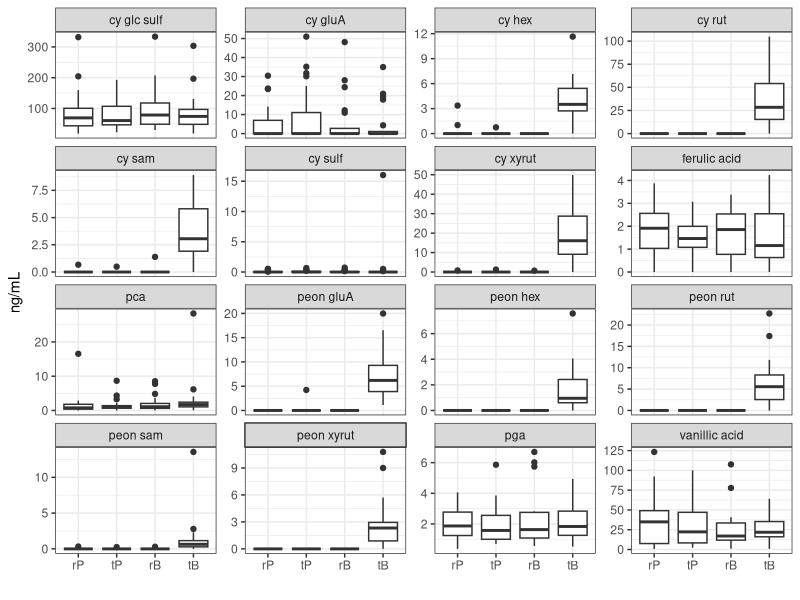
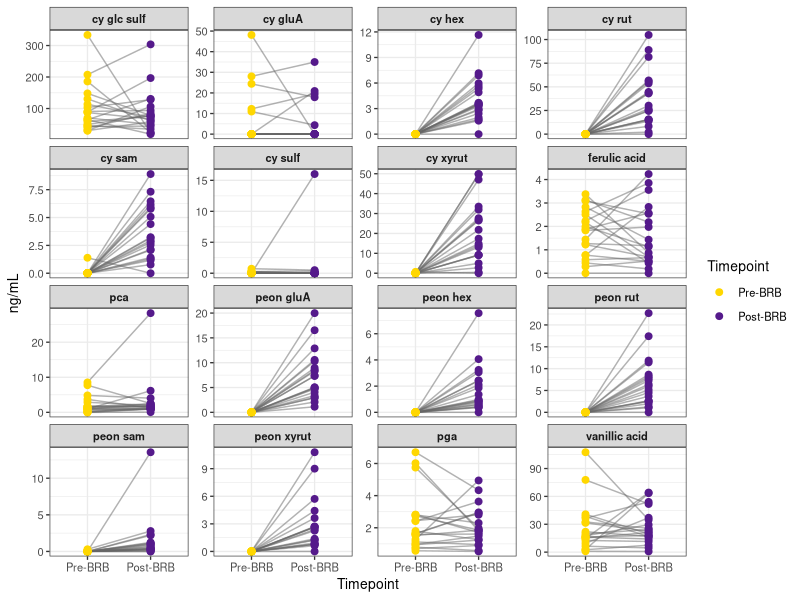
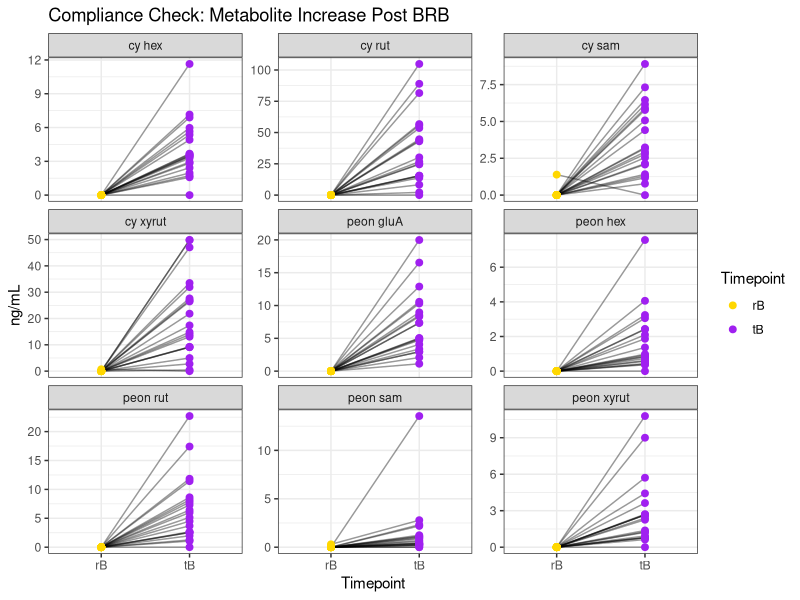
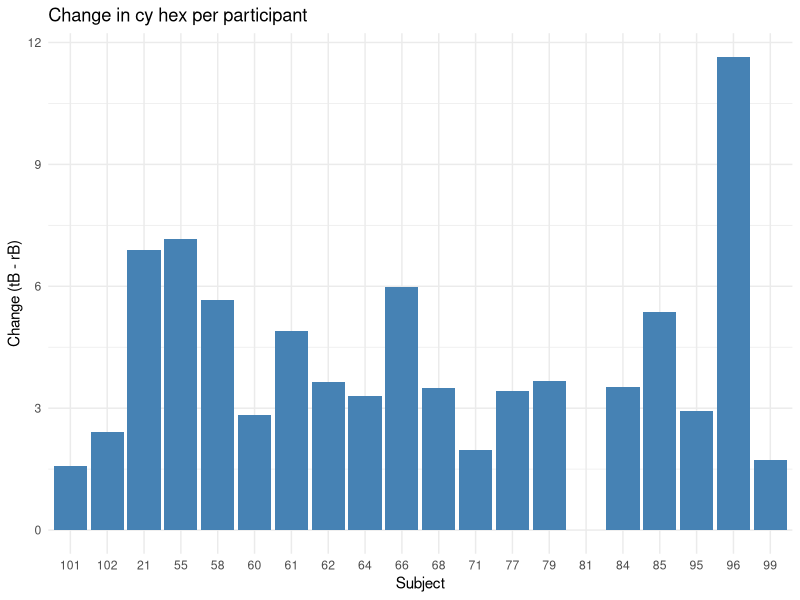
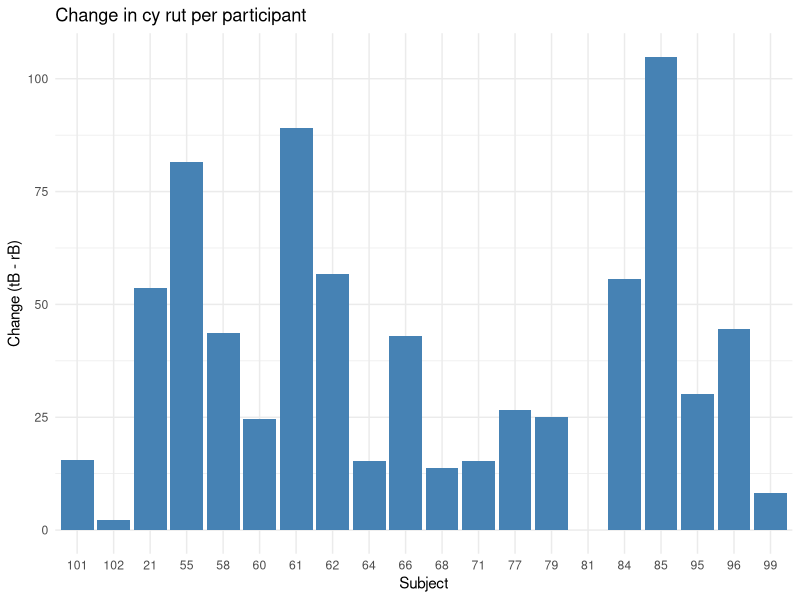
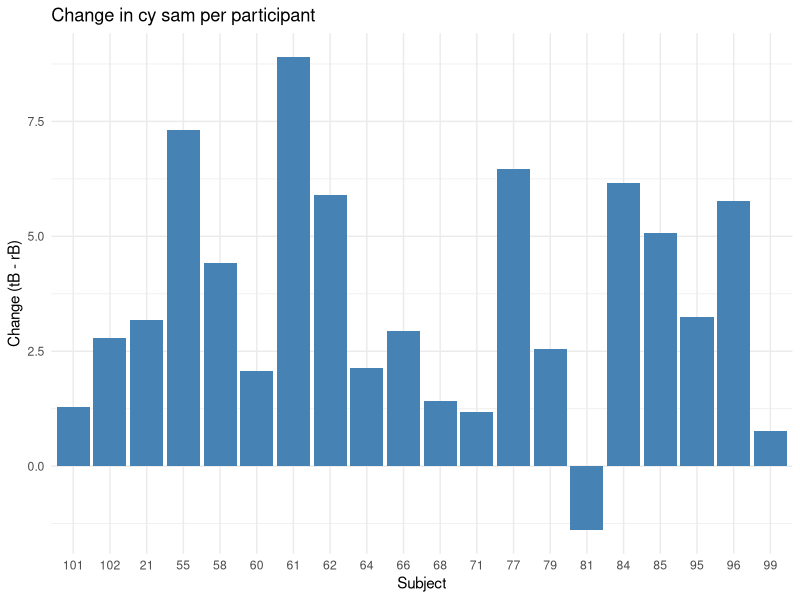
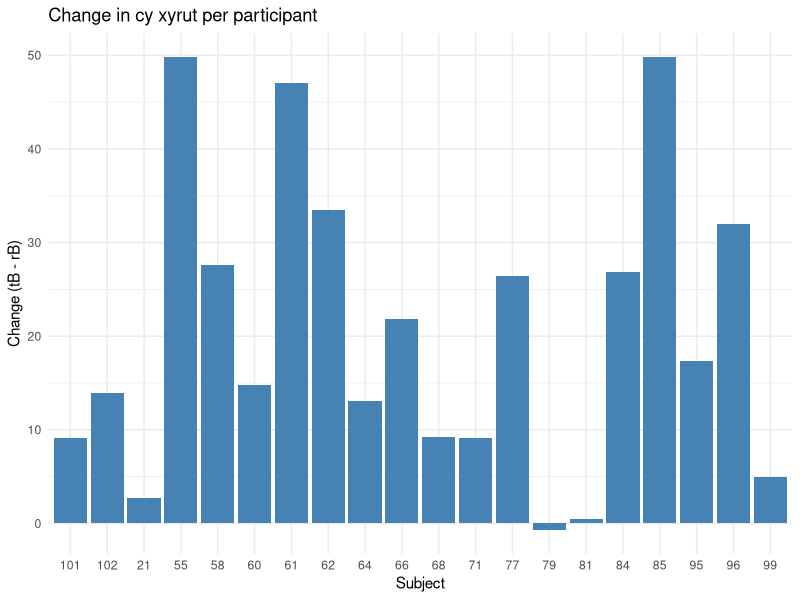
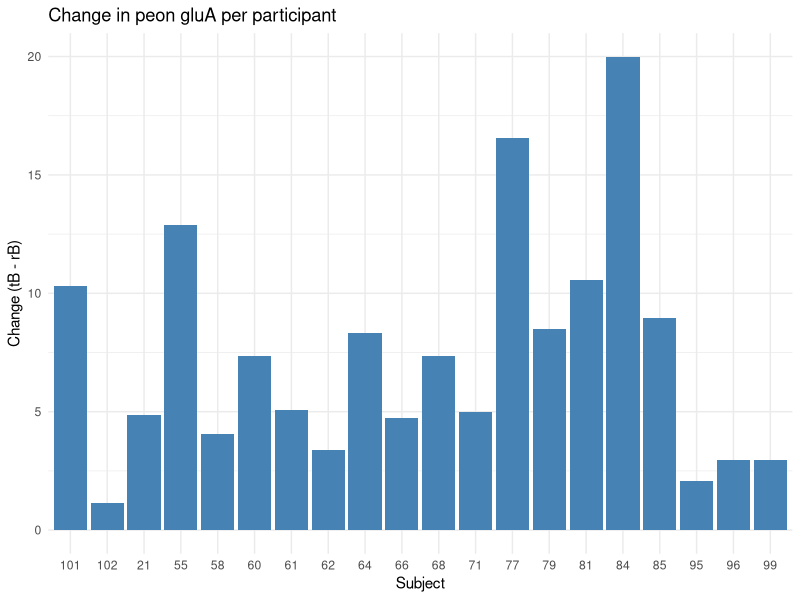

Recreate these plots in R, in order. (Note: this script raises an error after producing the figures.)
## ---- chunk 1
knitr::opts_chunk$set(echo = TRUE)

library(tidyverse)
library(readxl)
library(pheatmap)

## ---- chunk 2
key.long <- read.csv("../data/derived/timepoint_key_long.csv")
met <- read_excel("../data/raw/urine-metabolomics/Dan Urine Anthocyanin 11-10-2022.xlsx", sheet = "concentration ng mL") %>%
  filter(!is.na(`21-V2`))
## ---- chunk 3
met <- met %>%
  mutate_at(vars(-...1), ~as.numeric(.)) %>%
  mutate_at(vars(-...1), ~replace(., is.na(.), 0)) %>%
  pivot_longer(
    cols = 2:81, 
    names_to = "Sample",
    values_to = "value",
    values_transform = ~ as.numeric(gsub(",", "", .x))
  ) %>%
  rename("metabolite" = `...1`) %>%
  separate(Sample, c("Subject.Number", "v")) %>%
  mutate(v = toupper(v))
## ---- chunk 4
key.long <- key.long %>%
  mutate(v =  toupper(substr(timepoints, 11, 12)),
         v = ifelse(v == "-V", toupper(substr(timepoints, 12, 13)), v),
         Subject.Number = as.character(Subject.Number)) %>%
  select(Subject.Number, v, Timepoint) 

# join to met 
met <- met %>%
  left_join(key.long)
## ---- chunk 5
met$Timepoint <- factor(met$Timepoint, levels=c("rP", "tP", "rB", "tB"))

met %>%
  filter(!is.na(Timepoint)) %>%
  ggplot(aes(x = Timepoint, y = value)) +
  geom_boxplot() +
  facet_wrap(metabolite ~ ., scales = "free_y") +
  xlab("") +
  ylab("ng/mL") + 
  theme(base.size = 10) +
  theme_bw()

ggsave("../figures/metabolomics_boxplot.png", dev="png", height = 6, width = 5, dpi = 400)
## ---- chunk 6
# Rename levels for legend clarity
met_brb <- met %>%
  filter(Timepoint %in% c("rB", "tB")) %>%
  mutate(
    Timepoint = factor(Timepoint, levels = c("rB", "tB")),
    Timepoint = recode(Timepoint, "rB" = "Pre-BRB", "tB" = "Post-BRB")
  )

# Plot
ggplot(met_brb, aes(x = Timepoint, y = value, group = Subject.Number)) +
  geom_line(color = "gray40", alpha = 0.5) +
  geom_point(aes(color = Timepoint), size = 2) +
  facet_wrap(~ metabolite, scales = "free_y") +
  scale_color_manual(values = c("Pre-BRB" = "gold", "Post-BRB" = "purple4")) +
  labs(
    y = "ng/mL",
    x = "Timepoint"
  ) +
  theme_bw(base_size = 10) +
  theme(
    strip.text = element_text(face = "bold"),
    legend.position = "right"
  )

## ---- chunk 7
# Ensure correct timepoint order
met$Timepoint <- factor(met$Timepoint, levels = c("rP", "tP", "rB", "tB"))

# Run Wilcoxon test: rB vs tB for each metabolite
sig_mets <- met %>%
  filter(Timepoint %in% c("rB", "tB")) %>%
  group_by(metabolite) %>%
  summarise(p.value = tryCatch(
    wilcox.test(value[Timepoint == "rB"], value[Timepoint == "tB"])$p.value,
    error = function(e) NA_real_
  )) %>%
  filter(p.value < 0.05) %>%
  pull(metabolite)

# Subset met for significant metabolites only
met_sig <- met %>%
  filter(metabolite %in% sig_mets)

met_comp <- met_sig %>% filter(Timepoint %in% c("rB", "tB"))

ggplot(met_comp, aes(x = Timepoint, y = value, group = Subject.Number)) +
  geom_line(alpha = 0.4) +
  geom_point(aes(color = Timepoint), size = 2) +
  facet_wrap(~ metabolite, scales = "free_y") +
  scale_color_manual(values = c("rB" = "gold", "tB" = "purple")) +
  labs(title = "Compliance Check: Metabolite Increase Post BRB",
       y = "ng/mL") +
  theme_bw(base_size = 11)

## ---- chunk 8
library(dplyr)
library(purrr)

# Filter only rB and tB
met_rb_tb <- met %>%
  filter(Timepoint %in% c("rB", "tB"))

# Perform Wilcoxon test for each metabolite
wilcox_rb_tb <- met_rb_tb %>%
  group_by(metabolite) %>%
  summarise(
    p.value = wilcox.test(value ~ Timepoint)$p.value,
    .groups = "drop"
  ) %>%
  mutate(p.adj = p.adjust(p.value, method = "BH"),
         significant = ifelse(p.adj < 0.05, "yes", "no"))

# View significant results
wilcox_rb_tb %>% filter(significant == "yes")


## ---- chunk 9
# Get significant metabolite names
sig_metabs <- wilcox_rb_tb %>%
  filter(p.adj < 0.05) %>%
  pull(metabolite)

# Subset original data
rb_tb_data <- met %>%
  filter(Timepoint %in% c("rB", "tB"),
         metabolite %in% sig_metabs)
library(tidyr)

rb_tb_wide <- rb_tb_data %>%
  select(metabolite, Subject.Number, Timepoint, value) %>%
  pivot_wider(names_from = Timepoint, values_from = value) %>%
  mutate(change = tB - rB)
## ---- chunk 10
library(ggplot2)

# Loop through each metabolite and plot the changes
for (metab in unique(rb_tb_wide$metabolite)) {
  p <- rb_tb_wide %>%
    filter(metabolite == metab) %>%
    ggplot(aes(x = factor(Subject.Number), y = change)) +
    geom_col(fill = "steelblue") +
    labs(title = paste("Change in", metab, "per participant"),
         x = "Subject", y = "Change (tB - rB)") +
    theme_minimal()

  print(p)  # shows the plot if interactive
  # Optionally save
  ggsave(paste0("figures/", gsub(" ", "_", metab), "_barplot.png"), plot = p, width = 6, height = 4)
}

## ---- chunk 11
my_colors <- c("#4E79A7", "#F28E2B", "#E15759", "#76B7B2", "#59A14F",
               "#EDC948", "#B07AA1", "#FF9DA7", "#9C755F", "#BAB0AC")

rb_tb_wide %>%
  ggplot(aes(x = factor(Subject.Number), y = change, fill = factor(Subject.Number))) +
  geom_col() +
  facet_wrap(~ metabolite, scales = "free_y") +
  scale_fill_manual(values = rep(my_colors, length.out = length(unique(rb_tb_wide$Subject.Number)))) +
  labs(x = "Participant ID", y = "Change in Metabolite Concentration (ng/mL)") +
  theme_minimal() +
  theme(axis.text.x = element_text(angle = 90, hjust = 1),
        legend.position = "none")


## ---- chunk 12
# Step 1: Filter for rB and tB timepoints only
met_rb_tb <- met_sig %>%
  filter(Timepoint %in% c("rB", "tB"))

# Step 2: Get one row per Subject.Number × metabolite with rB and tB
met_diff <- met_rb_tb %>%
  select(Subject.Number, metabolite, Timepoint, value) %>%
  pivot_wider(names_from = Timepoint, values_from = value) %>%
  filter(!is.na(rB) & !is.na(tB)) %>%  # Keep complete cases
  mutate(change = tB - rB)

# Step 3: Plot density
ggplot(met_diff, aes(x = change)) +
  geom_density(fill = "lightblue", alpha = 0.6) +
  facet_wrap(~ metabolite, scales = "free") +
  labs(x = "(ng/mL)") +
  theme_bw(base_size = 11)


## ---- chunk 13
# Create matrix: rows = participants, columns = metabolites
heat_data <- rb_tb_wide %>%
  select(Subject.Number, metabolite, change) %>%
  pivot_wider(names_from = metabolite, values_from = change) %>%
  column_to_rownames("Subject.Number") %>%
  as.matrix()

pheatmap(
  heat_data,
  cluster_rows = TRUE,
  cluster_cols = TRUE,
  color = colorRampPalette(c("purple4", "white", "red2"))(100))


## ---- chunk 14
heat_data_sig <- rb_tb_wide %>%
  filter(metabolite %in% sig_mets) %>%
  select(Subject.Number, metabolite, change) %>%
  pivot_wider(names_from = metabolite, values_from = change) %>%
  column_to_rownames("Subject.Number") %>%
  as.matrix()
 # Perform hierarchical clustering on participants
row_dist <- dist(heat_data_sig)
row_clust <- hclust(row_dist)

# Cut dendrogram into 3 clusters
cluster_assignments <- cutree(row_clust, k = 3)

# Create annotation dataframe
compliance_cluster_df <- data.frame(
  Subject.Number = rownames(heat_data_sig),
  compliance_cluster = as.factor(cluster_assignments)
)
rownames(compliance_cluster_df) <- compliance_cluster_df$Subject.Number
compliance_cluster_df <- compliance_cluster_df["compliance_cluster", drop = FALSE]
library(pheatmap)

pheatmap(
  heat_data_sig,
  annotation_row = compliance_cluster_df,
  cluster_rows = TRUE,
  cluster_cols = TRUE,  # cluster metabolites
  color = colorRampPalette(c("blue", "white", "red"))(100))

## ---- chunk 15
# Cut into 3 clusters
cluster_assignments <- cutree(row_clust, k = 3)

# Merge clusters 1 and 2 into one group
merged_clusters <- ifelse(cluster_assignments %in% c(1, 2), "Responder", "Non-responder")

# Build new annotation dataframe
compliance_cluster_df <- data.frame(BRB_response = merged_clusters)
rownames(compliance_cluster_df) <- rownames(heat_data_sig)
annotation_colors <- list(
  BRB_response = c("Responder" = "skyblue", "Non-responder" = "gold")
)
pheatmap(
  heat_data_sig,
  annotation_row = compliance_cluster_df,
  annotation_colors = annotation_colors,
  cluster_rows = TRUE,
  cluster_cols = TRUE,
  color = colorRampPalette(c("purple4", "white", "red2"))(100))

## ---- chunk 16
cytokine_data <- read.csv("../data/derived/cytokines_avg-results.csv")

cytokine_data <- cytokine_data %>%
  separate(Sample, into = c("Subject.Number", "visit"), sep = "-", convert = TRUE) %>%
  mutate(
    Subject.Number = as.character(Subject.Number),
    visit = paste0("V", visit)  # ✅ fixes the mismatch
  )

key.long <- key.long %>%
  mutate(Subject.Number = as.character(Subject.Number))

cytokine_data <- cytokine_data %>%
  left_join(key.long, by = c("Subject.Number", "visit" = "v"))


## ---- chunk 17
cytokine_rb_tb <- cytokine_data %>%
  filter(Timepoint %in% c("rB", "tB"))

cytokine_wide <- cytokine_rb_tb %>%
  select(Subject.Number, Timepoint, cytokine, avg.res) %>%
  pivot_wider(names_from = Timepoint, values_from = avg.res) %>%
  filter(!is.na(rB) & !is.na(tB)) %>%
  mutate(change = tB - rB)

compliance_cluster_df <- compliance_cluster_df %>%
  rownames_to_column("Subject.Number")

cytokine_join <- cytokine_wide %>%
  inner_join(compliance_cluster_df, by = "Subject.Number")


## ---- chunk 18
library(pheatmap)

cytokine_heat_data <- cytokine_join %>%
  select(Subject.Number, cytokine, change) %>%
  pivot_wider(names_from = cytokine, values_from = change) %>%
  column_to_rownames("Subject.Number") %>%
  as.matrix()

annotation_df <- cytokine_join %>%
  select(Subject.Number, BRB_response) %>%
  distinct() %>%
  column_to_rownames("Subject.Number")
annotation_colors <- list(
  BRB_response = c("Responder" = "skyblue", "Non-responder" = "gold")
)

pheatmap(
  cytokine_heat_data,
  annotation_row = annotation_df,
  annotation_colors = annotation_colors,
  cluster_rows = TRUE,
  cluster_cols = TRUE,
  color = colorRampPalette(c("purple4", "white", "red2"))(100),
  fontsize_row = 8
)


## ---- chunk 19
# Scale cytokine change matrix (column-wise z-score)
cytokine_heat_data_scaled <- scale(cytokine_heat_data)

# Replot with scaled values
pheatmap(
  cytokine_heat_data_scaled,
  annotation_row = annotation_df,
  annotation_colors = annotation_colors,
  cluster_rows = TRUE,
  cluster_cols = TRUE,
  color = colorRampPalette(c("purple4", "white", "red2"))(100),
    fontsize_row = 8
)
